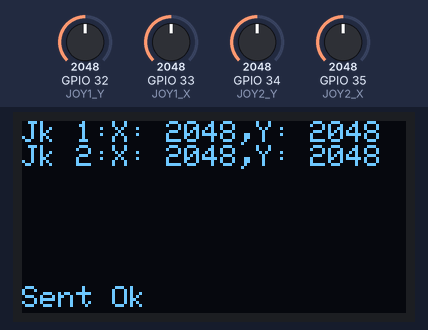
The sketch below on a simulated ESP32. Parts: 128×64 one-colour display. The test bench sets the inputs (shaded band); at power-on: GPIO 32 (JOY1_Y) = 2048, GPIO 33 (JOY1_X) = 2048, GPIO 34 (JOY2_Y) = 2048, GPIO 35 (JOY2_X) = 2048. No radio packets arrive unless stated; what the sketch prints to the serial monitor is not drawn.

Above: at 2.7 s.
2.8 s: GPIO 32 (JOY1_Y) set to 2866
At 4.0 s:
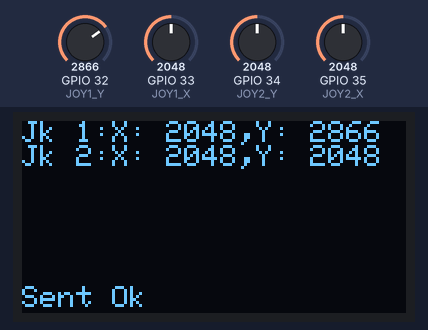
4.6 s: GPIO 33 (JOY1_X) set to 2866
At 5.8 s:
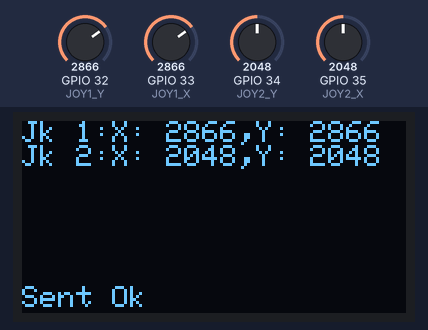
6.2 s: GPIO 34 (JOY2_Y) set to 2866
At 7.5 s:
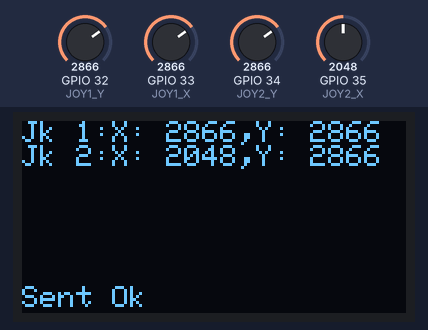
7.8 s: GPIO 35 (JOY2_X) set to 2866
At 8.3 s:
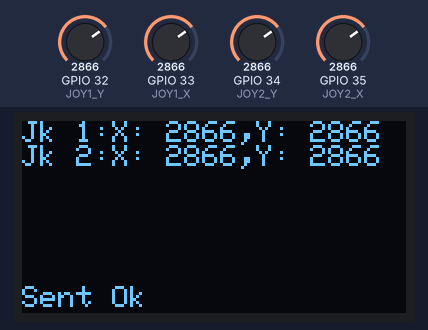
9.4 s: GPIO 32 (JOY1_Y) set to 3972
At 10.1 s:
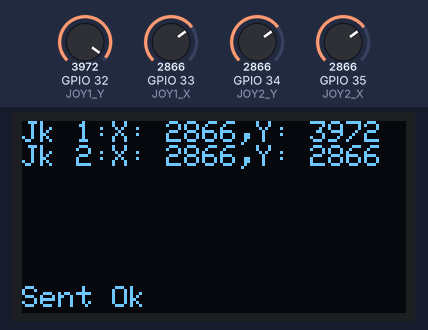
11.0 s: GPIO 33 (JOY1_X) set to 3972
At 12.0 s:
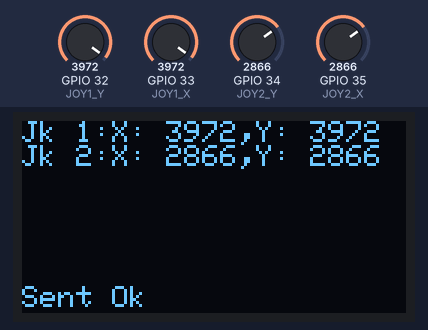
Timing chart, 0 to 13.6 s (numbered marks = the images above; inputs shaded):
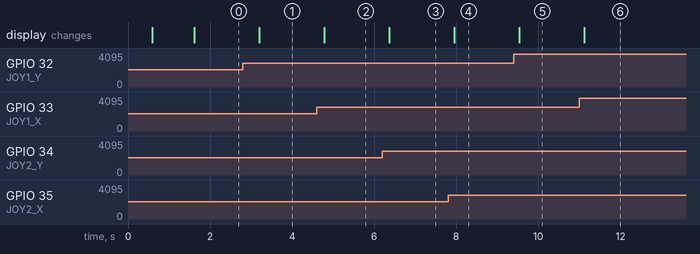

Measured:
- after the input at 2.8 s, the display: changes after 0.40 s (image 1)
- after the input at 4.6 s, the display: changes after 0.18 s (image 2)
- after the input at 6.2 s, the display: changes after 0.17 s (image 3)
- after the input at 7.8 s, the display: changes after 0.15 s (image 4)
- after the input at 9.4 s, the display: changes after 0.13 s (image 5)
- after the input at 11.0 s, the display: changes after 0.12 s (image 6)

The sketch:

esp32+nrf201+screen+joystick+sender.ino
```cpp
#include <SPI.h>
#include <Wire.h>
#include <Adafruit_GFX.h>
#include <Adafruit_SSD1306.h>
#include <RF24.h>

// NRF24L01 pin cấu hình
#define CE_PIN 14
#define CSN_PIN 5
RF24 radio(CE_PIN, CSN_PIN);
const byte address[6] = "00001";

// Joystick pin cấu hình
#define JOY2_X 35
#define JOY2_Y 34
#define JOY1_X 33
#define JOY1_Y 32

// OLED cấu hình
#define SCREEN_WIDTH 128
#define SCREEN_HEIGHT 64
#define OLED_RESET -1
Adafruit_SSD1306 display(SCREEN_WIDTH, SCREEN_HEIGHT, &Wire, OLED_RESET);

void setup() {
  Serial.begin(115200);

  // Khởi động OLED
  if (!display.begin(SSD1306_SWITCHCAPVCC, 0x3C)) {
    Serial.println("Not found screen OLED");
    while (1);
  }

  display.clearDisplay();
  display.setTextSize(1);
  display.setTextColor(SSD1306_WHITE);
  display.setCursor(0, 0);
  display.println("Starting...");
  display.display();

  delay(500);

  // Khởi động NRF24L01
  bool radioStarted = radio.begin();
  bool chipConnected = radio.isChipConnected();

  display.clearDisplay();
  display.setCursor(0, 0);

  if (radioStarted && chipConnected) {
    Serial.println("✅ NRF24L01 initiated and connected OK");
    display.println("NRF24:OK");
  } else {
    Serial.println(" NRF24L01 has error and cannot connected !");
    display.println("NRF24:  Lỗi!");

    if (!radioStarted) {
      Serial.println(" radio.begin() thất bại");
      display.println("radio.begin() ");
    }

    if (!chipConnected) {
      Serial.println("Cann't connect to chip NRF");
      display.println("chip NRF ");
    }

    display.display();
    while (1); // Dừng lại nếu lỗi
  }

  // Thiết lập cấu hình truyền
  radio.openWritingPipe(address);
  radio.setPALevel(RF24_PA_LOW);
  radio.setDataRate(RF24_1MBPS);
  radio.stopListening();

  display.display();

  // In cấu hình NRF ra Serial
  radio.printDetails();
  delay(1000);
}

void loop() {
  // Đọc joystick
  int joy1X = analogRead(JOY1_X);
  int joy1Y = analogRead(JOY1_Y);
  int joy2X = analogRead(JOY2_X);
  int joy2Y = analogRead(JOY2_Y);

  // Soạn dữ liệu
  char text[64];
  snprintf(text, sizeof(text), "q:%d w:%d e:%d f:%d", joy1X, joy1Y, joy2X, joy2Y);

  // Gửi dữ liệu qua NRF
  bool success = radio.write(text, strlen(text));

  // Hiển thị lên OLED
  display.clearDisplay();
  display.setCursor(0, 0);


  display.print("Jk 1:");
  display.print("X: "); display.print(joy1X);
  display.print(",Y: "); display.println(joy1Y);

  display.print("Jk 2:");
  display.print("X: "); display.print(joy2X);
  display.print(",Y: "); display.println(joy2Y);

  display.setCursor(0, 55);
  display.println(success ? "Sent Ok" : "Not yet sent");

  display.display();

  // Serial debug
  Serial.print("Gửi dữ liệu: ");
  Serial.println(text);
  Serial.println(success ?  "Gửi thành công!" : "Gửi thất bại!");

  delay(500);
}
```
